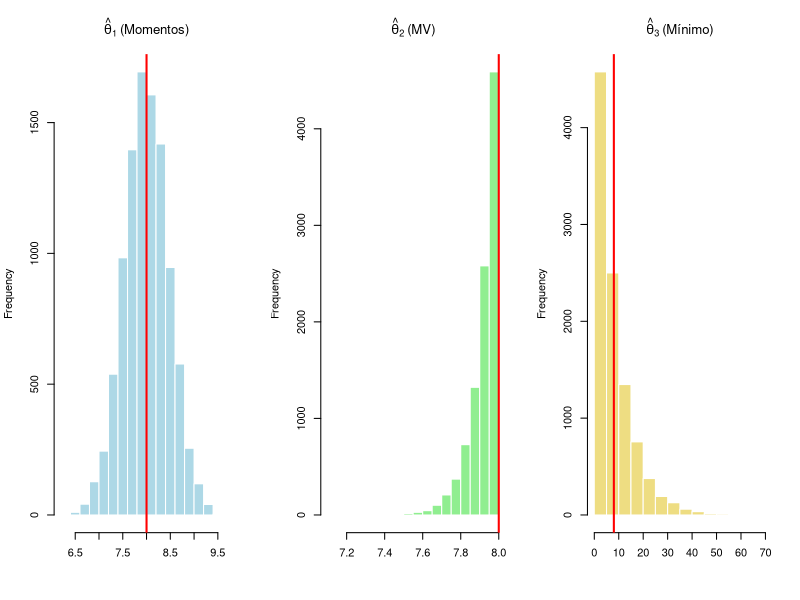
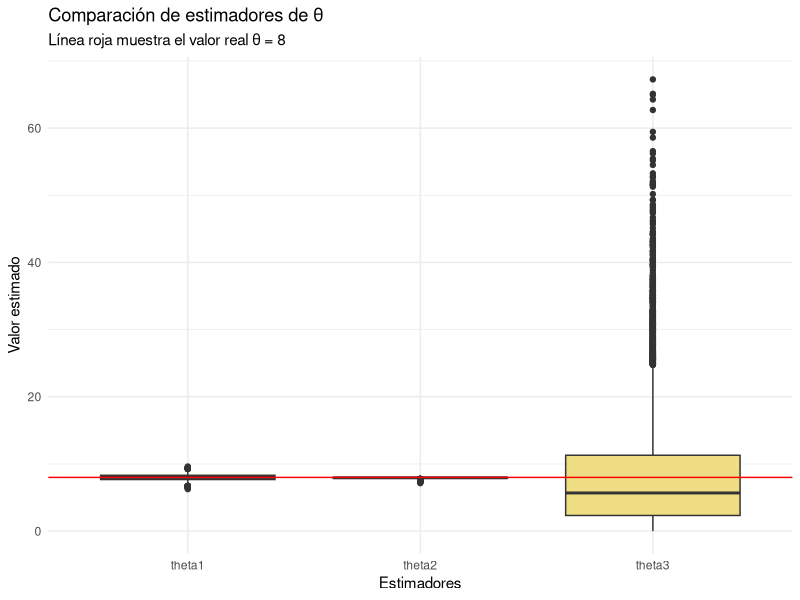

Write the R code that produced these figures, in order.
## ---- chunk 1
knitr::opts_chunk$set(dev = 'pdf')
getwd()
library(xfun)
## ---- chunk 2
library(tidyverse)
library(ggplot2)
## ---- chunk 3
set.seed(1)
M = 10000
n = 100
lim_inf = 0
lim_sup = 8
theta1 = rep(NA,M) 
theta2 = rep(NA,M)
theta3 = rep(NA,M)


for(i in 1:M){
  x = runif(n, lim_inf, lim_sup)
  theta1[i] = 2 * mean(x)
  theta2[i] = max(x)
  theta3[i] = (n+1) * min(x)
}
## ---- chunk 4
par(mfrow =c(1,3))
hist(theta1, main = expression(hat(theta)[1] ~ "(Momentos)"), 
     xlab = "", col = "lightblue", border = "white")
abline(v = lim_sup, col = "red", lwd = 2)

hist(theta2, main = expression(hat(theta)[2] ~ "(MV)"), 
     xlab = "", col = "lightgreen", border = "white")
abline(v = lim_sup, col = "red", lwd = 2)

hist(theta3, main = expression(hat(theta)[3] ~ "(Mínimo)"), 
     xlab = "", col = "lightgoldenrod", border = "white")
abline(v = lim_sup, col = "red", lwd = 2)
par(mfrow = c(1, 1))
## ---- chunk 5
matriz_estimadores <- tibble(theta1, theta2, theta3) %>% 
  as.data.frame()
## ---- chunk 6
resultados <- tibble(
  Estimador = c("theta1", "theta2", "theta3"),
  Media = c(mean(theta1), mean(theta2), mean(theta3)),
  Sesgo_estimado = c(mean(theta1) - lim_sup, 
                     mean(theta2) - lim_sup, 
                     mean(theta3) - lim_sup),
  Varianza_empirica = c(var(theta1), var(theta2), var(theta3)),
  Varianza_teorica = c((lim_sup^2)/(3*n), ((lim_sup^2) * n)/((n+2)*((n+1)^2)), ((lim_sup^2)*n)/(n+2))
)

print(resultados)
## ---- chunk 7
ggplot(mapping = aes(x = rep(c("theta1", "theta2", "theta3"), 
                             each = M),
                     y = c(matriz_estimadores$theta1, matriz_estimadores$theta2, matriz_estimadores$theta3),
                     fill = rep(c("theta1", "theta2", "theta3"), each = M))) +
  geom_boxplot() +
  geom_hline(yintercept = lim_sup, linetype = "solid", color = "red") +
  labs(title = "Comparación de estimadores de θ",
       subtitle = paste("Línea roja muestra el valor real θ =", lim_sup),
       y = "Valor estimado",
       x = "Estimadores") +
  scale_fill_manual(values = c("lightblue", "lightgreen", "lightgoldenrod")) +
  theme_minimal() +
  theme(legend.position = "none")
